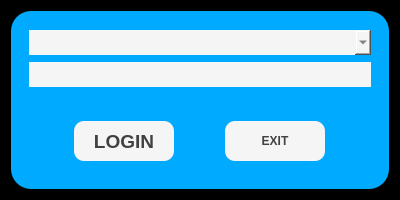
<?xml version="1.0" encoding="UTF-8"?>
<ui version="4.0">
 <class>loginWindow</class>
 <widget class="QDialog" name="loginWindow">
  <property name="windowModality">
   <enum>Qt::NonModal</enum>
  </property>
  <property name="enabled">
   <bool>true</bool>
  </property>
  <property name="geometry">
   <rect>
    <x>0</x>
    <y>0</y>
    <width>400</width>
    <height>200</height>
   </rect>
  </property>
  <property name="sizePolicy">
   <sizepolicy hsizetype="Maximum" vsizetype="Maximum">
    <horstretch>0</horstretch>
    <verstretch>0</verstretch>
   </sizepolicy>
  </property>
  <property name="minimumSize">
   <size>
    <width>400</width>
    <height>200</height>
   </size>
  </property>
  <property name="maximumSize">
   <size>
    <width>400</width>
    <height>200</height>
   </size>
  </property>
  <property name="font">
   <font>
    <family>Microsoft YaHei UI</family>
    <pointsize>14</pointsize>
    <weight>75</weight>
    <bold>true</bold>
   </font>
  </property>
  <property name="contextMenuPolicy">
   <enum>Qt::NoContextMenu</enum>
  </property>
  <property name="acceptDrops">
   <bool>false</bool>
  </property>
  <property name="windowTitle">
   <string>Login Form</string>
  </property>
  <property name="styleSheet">
   <string notr="true">background-color: rgb(0, 0, 0);
border-radius: 20%;</string>
  </property>
  <layout class="QVBoxLayout" name="verticalLayout">
   <item>
    <widget class="QWidget" name="widget_3" native="true">
     <property name="styleSheet">
      <string notr="true">border-radius: 20%;
background-color: rgb(0, 170, 255);
</string>
     </property>
     <layout class="QVBoxLayout" name="verticalLayout_3">
      <item>
       <widget class="QFrame" name="frame">
        <property name="frameShape">
         <enum>QFrame::StyledPanel</enum>
        </property>
        <property name="frameShadow">
         <enum>QFrame::Raised</enum>
        </property>
        <layout class="QVBoxLayout" name="verticalLayout_2">
         <item>
          <widget class="QComboBox" name="comboBox">
           <property name="font">
            <font>
             <family>Microsoft YaHei UI</family>
             <pointsize>14</pointsize>
             <weight>75</weight>
             <bold>true</bold>
            </font>
           </property>
           <property name="styleSheet">
            <string notr="true">border: none;
color: rgb(65, 65, 65);
background-color: rgb(245, 245, 245);
</string>
           </property>
          </widget>
         </item>
         <item>
          <widget class="QLineEdit" name="lineEdit">
           <property name="font">
            <font>
             <family>Microsoft YaHei UI</family>
             <pointsize>14</pointsize>
             <weight>75</weight>
             <bold>true</bold>
            </font>
           </property>
           <property name="styleSheet">
            <string notr="true">border: none;
color: rgb(65, 65, 65);
background-color: rgb(245, 245, 245);
</string>
           </property>
           <property name="echoMode">
            <enum>QLineEdit::Password</enum>
           </property>
          </widget>
         </item>
        </layout>
       </widget>
      </item>
      <item>
       <widget class="QFrame" name="frame_2">
        <property name="frameShape">
         <enum>QFrame::StyledPanel</enum>
        </property>
        <property name="frameShadow">
         <enum>QFrame::Raised</enum>
        </property>
        <layout class="QHBoxLayout" name="horizontalLayout">
         <item>
          <widget class="QPushButton" name="loginButton">
           <property name="minimumSize">
            <size>
             <width>100</width>
             <height>40</height>
            </size>
           </property>
           <property name="maximumSize">
            <size>
             <width>100</width>
             <height>40</height>
            </size>
           </property>
           <property name="font">
            <font>
             <family>Microsoft YaHei UI</family>
             <pointsize>14</pointsize>
             <weight>75</weight>
             <italic>false</italic>
             <bold>true</bold>
            </font>
           </property>
           <property name="cursor">
            <cursorShape>PointingHandCursor</cursorShape>
           </property>
           <property name="styleSheet">
            <string notr="true">border-radius: 10%;
font: 75 14pt &quot;Microsoft YaHei UI&quot;;
font-weight: bold;
color: rgb(65, 65, 65);
background-color: rgb(245, 245, 245);
</string>
           </property>
           <property name="text">
            <string>LOGIN</string>
           </property>
          </widget>
         </item>
         <item>
          <widget class="QPushButton" name="exitButton">
           <property name="minimumSize">
            <size>
             <width>100</width>
             <height>40</height>
            </size>
           </property>
           <property name="maximumSize">
            <size>
             <width>100</width>
             <height>40</height>
            </size>
           </property>
           <property name="styleSheet">
            <string notr="true">border-radius: 10%;
font: 75 14pt &quot;Microsoft YaHei UI&quot;;
font-weight: bold;
color: rgb(65, 65, 65);
background-color: rgb(245, 245, 245);</string>
           </property>
           <property name="text">
            <string>EXIT</string>
           </property>
          </widget>
         </item>
        </layout>
       </widget>
      </item>
     </layout>
    </widget>
   </item>
  </layout>
 </widget>
 <resources/>
 <connections/>
</ui>
